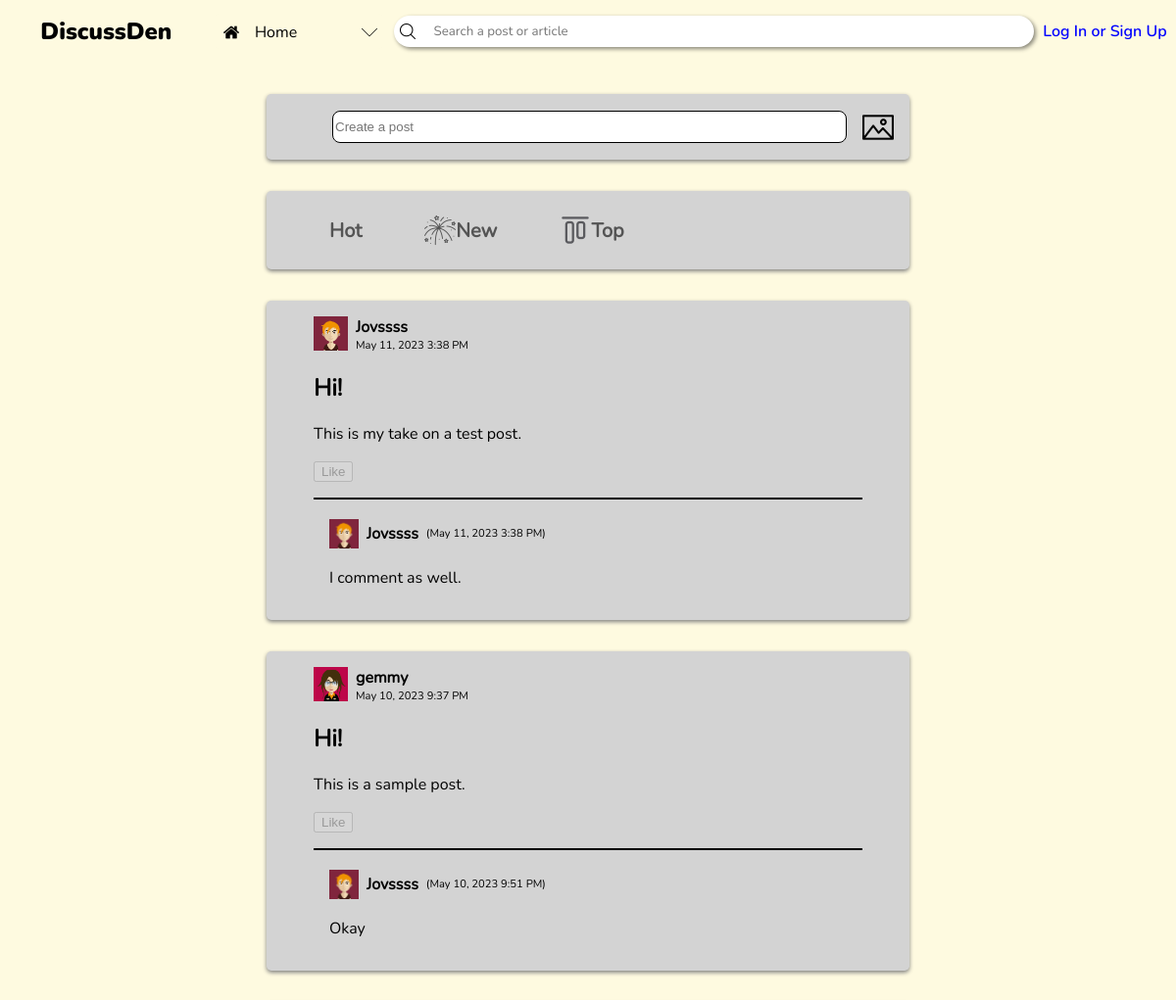
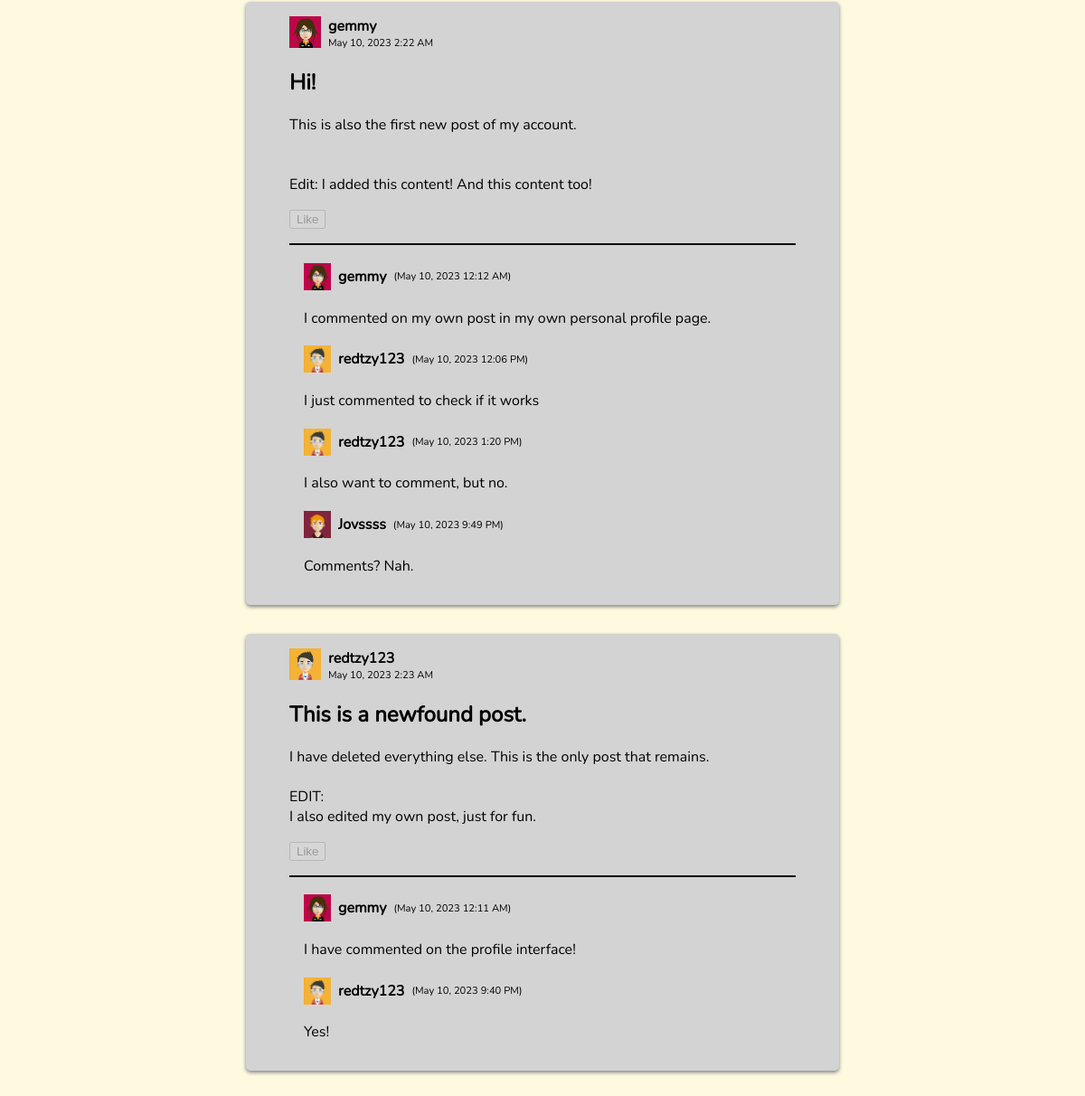
The app's page /home.php with its own data (2 pictures, top to bottom).
### tables this page shows
CREATE TABLE posts (id INTEGER PRIMARY KEY AUTOINCREMENT NOT NULL UNIQUE, user_id INTEGER REFERENCES users (user_id) NOT NULL, title TEXT NOT NULL, content TEXT NOT NULL, date, likes);

CREATE TABLE users (user_id INTEGER PRIMARY KEY AUTOINCREMENT, username TEXT UNIQUE NOT NULL, password TEXT NOT NULL, recent_searches, description TEXT DEFAULT "The user does not have a description" NOT NULL, profile_src TEXT DEFAULT black NOT NULL ON CONFLICT REPLACE);

CREATE TABLE comments (comment_id INTEGER PRIMARY KEY AUTOINCREMENT UNIQUE NOT NULL, post_id INTEGER REFERENCES posts (id) ON DELETE NO ACTION NOT NULL, name TEXT, content TEXT NOT NULL, date);

### home.php (the view, shortened to what this page needs)
<!DOCTYPE html>
<html lang="en">
<head>
    <link rel="stylesheet" href="header.css">
    <link rel="stylesheet" href="post-boxes.css">
</head>
<body>
    <?php include "header.php"?>
    <div class="input-section">
        <div class="post-tab">
            <svg width=35 height=35>
                <image href="<?php echo $user_profile ?>" width=100% height=100% clip-path="url(#avatar-clip)" />
            </svg>
            <input type="text" placeholder="Create a post" onclick="redirect_to_post()" id="post-link">
            <img src="img/image.png" alt="" class="icon">
        </div>
        <div class="post-tab">
            <div class="group">
                <a href="#" class="reddit-button">
                    <span class="txt-hot"><span>Hot</span></span>
                </a>
            </div>
            <div class="group">
                <a href="#" class="reddit-button">
                    <img src="img/new.png" alt="" class="icon" />
                    <span class="new"><span>New</span></span>
                </a>
            </div>
            <div class="group">
                <a href="#" class="reddit-button">
                    <img src="img/top.png" alt="" class="icon" />
                    <span class="top"><span>Top</span></span>
                </a>
            </div>
        </div>
    </div>
    <section class="post-section">
    <?php
        $stmt = $db -> prepare('SELECT * FROM posts');
        $stmt -> execute();
        $posts = $stmt -> fetchAll(PDO::FETCH_ASSOC);
        foreach (array_reverse($posts) as $post) {
            $stmt = $db -> prepare('SELECT * FROM users WHERE user_id = :userID');
            $stmt -> bindParam(':userID', $post['user_id'], PDO::PARAM_INT);
            $stmt -> execute();
            $post_user = $stmt -> fetch(PDO::FETCH_ASSOC);
            echo    '<div class="post-container">
                        <div class="post-user">
                            <svg width=35 height=35>
                                <image href="' . $post_user['profile_src'] . '" x=0 y=0 width=35 height=35 clip-path="url(#avatar-clip)" />
                            </svg>
                            <a href="';
                            if ($_SESSION['username'] === $post_user['username']) echo 'profile.php';
                            else echo 'profile-visit.php?user_id=' . $post['user_id'];
                            echo '"><h4 class="username">' . $post_user['username'] . '</h4></a>
                            <p>' . $post['date'] . '</p>
                        </div>
                        <div class="post-content">
                            <h2>' . $post['title'] . '</h2>
                            <p>' . $post['content'] . '</p>';
            if (isset($_SESSION['username'])) {
                echo '<button class="like" data-id="' . $post['id'] . '">';
                if (($likes = json_decode($post['likes'])) !== NULL) {
                    echo '<p class="likes">' . count(json_decode($post['likes'])) . '</p>';
                }
                    echo '<img class="like-state" ';
                        if(!((array_search($_SESSION['username'], json_decode($post['likes']))) === false)) {
                            echo 'src="img/upvote-filled.png"';
                        } else {
                            echo 'src="img/upvote-nofill.png"';
                        }
                    echo '/>
                </button>';
            } else {
                echo '<button disabled>Like</button>';
            }
            echo '</div><hr>';
            $stmt = $db -> prepare('SELECT * FROM comments WHERE post_id = :post_id');
            $stmt -> bindParam(':post_id', $post['id'], PDO::PARAM_INT);
            $stmt -> execute();
            $comments = $stmt -> fetchAll(PDO::FETCH_ASSOC);
            foreach ($comments as $comment) {
                $stmt = $db -> prepare('SELECT * FROM users WHERE username = :user');
                $stmt -> bindParam(':user', $comment['name'], PDO::PARAM_STR);
                $stmt -> execute();
                $comment_user = $stmt -> fetch(PDO::FETCH_ASSOC);
                $user_id = $comment_user['user_id'];
                echo    '<div class="comment-container">
                            <div>
                                <svg width=30 height=30>
                                    <image href="' . $comment_user['profile_src'] . '" width=100% height=100% clip-path="url(#avatar-clip)" />
                                </svg>
                                <a href="';
                                if ($_SESSION['username'] === $comment['name']) echo 'profile.php';
                                else echo 'profile-visit.php?user_id=' . $user_id;
                                echo '"><h4 class="username">' . $comment['name'] . '</h4></a>
                                <p>(' . $comment['date'] . ')</p>
                            </div>
                            <p>' . $comment['content'] . '</p>
                        </div>';
            }
            echo '
                    <form class="comment-box">
                        <input type="hidden" name="post_id" value="' . $post['id'] . '">
                ';
            echo '</form></div>';
        }
    ?>
    </section>
</body>
</html>

### header.php (shortened to what this page needs)
<header>
    <?php session_start();
        $db_file = __DIR__ . '\forum_database.db';
        $db = new PDO('sqlite:' . $db_file);
        $stmt = $db -> prepare('SELECT * FROM users WHERE username = :user');
        $stmt -> bindParam(':user', $_SESSION['username']);
        $stmt -> execute();
        $user_profile = $stmt -> fetch(PDO::FETCH_ASSOC)['profile_src'];
    ?>
    <h2>DiscussDen</h2>
    <div id="tab-box" tabindex=0>
        <?php
            if ($_SERVER['PHP_SELF'] == '/CCS222-Project/home.php') {
                echo '
                <div class="tab-option" first-option tabindex=-1>
                    <img src="img/home.png" alt="" class="icon">
                    <p>Home</p>
                </div>
                <div class="tab-option" onclick="window.location.href=\'communities.php\'" tabindex=-1>
                    <img src="img/add.png" alt="" class="icon">
                    <p>Communities</p>
                </div>
                <div class="tab-option" onclick="window.location.href=\'trending.php\'" tabindex=-1>
                    <img src="img/trend.png" alt="" class="icon">
                    <p>Trending</p>
                </div>
                ';
            }
        ?>
        <img src="img/drop down.png" alt="" class="dropdown icon">
    </div>
    <form action="" method="post" id="searchbar">
        <img src="img/search.png" alt="" class="icon">
        <input name="search" type="search" placeholder="Search a post or article" autocomplete="off" tabindex=0>
    </form>
    <?php if(isset($_SESSION['username'])) {
        echo '
        <div id="user-btn" tabindex=0>
            <svg width=50 height=50>
                <defs>
                    <clipPath id="avatar-clip" clipPathUnits="objectBoundingBox" >
                        <circle cx=0.5 cy=0.5 r=0.5 />
                    </clipPath>
                </defs>
                <image href="' . $user_profile . '" width=100% height=100% clip-path="url(#avatar-clip)" />
            </svg>
            <p class="username">' . $_SESSION['username'] . '</p>
            <div class="tab-option" name="profile" tabindex=-1 data-name="' . $_SERVER['PHP_SELF'] . '">
                <img src="img/add.png" alt="" class="icon">
                <p>';
                    if ($_SERVER['PHP_SELF'] == '/CCS222-Project/profile.php' || $_SERVER['PHP_SELF'] == '/CCS222-Project/profile-visit.php') echo 'Back to Home';
                    else echo 'Profile';
                echo '</p>
            </div>
            <div class="tab-option" name="logout" tabindex=-1>
                <img src="img/add.png" alt="" class="icon">
                <p>Log out</p>
            </div>
        </div>
        ';
    } else {
        echo '<a href="login.php" tabindex=3>Log In or Sign Up</a>';
    } ?>
</header>

### header.css (style rules this page uses)
body { --dark-color-1: #283618; --dark-color-2: #606c38; --medium-color: #bc6c25; --light-color-1: #dda15e; --light-color-2: #fefae0; background-color: var(--light-color-2); margin: 0; overflow-y: overlay; }
header { position: fixed; inset: 0 0 auto; height: 4rem; background-color: var(--light-color-2); display: flex; justify-content: space-evenly; align-items: center; z-index: 1; }
header h2, header p { user-select: none; }
header > h2 { font-family: nunito-black; margin: 0 2rem; }
.icon { width: 1rem; }
#tab-box { background-color: var(--light-color-2); align-self: flex-start; margin-top: 0.85rem; position: relative; display: flex; flex-direction: column; width: 11rem; border-radius: 0.5rem; max-height: 2.25rem; overflow: hidden; outline: solid 2px transparent; outline-offset: -2px; transition: 400ms cubic-bezier(0.445, 0.05, 0.55, 0.95); }
.tab-option { padding: 0.5em 0.7em; display: flex; align-items: center; }
.tab-option > img { object-fit: contain; }
.tab-option > p { margin: 0; margin-left: 1rem; font-family: nunito-reg; }
.dropdown.icon { position: absolute; right: 0.5rem; top: 0.7rem; align-self: center; }
#searchbar { display: flex; align-items: center; background-color: white; border-radius: 2rem; box-shadow: 2px 2px 4px #0007; padding: 0.4rem; width: 40rem; position: relative; isolation: isolate; }
#searchbar > input { background: none; border: none; outline: none; width: 100%; margin-left: 1rem; font-family: nunito-reg; color: black; }
a[href="login.php"] { font-family: nunito-semibold; color: blue; text-decoration: none; }

### post-boxes.css (style rules this page uses)
h4.username { margin: 0; margin-inline: 0.5rem; }
.input-section { margin-top: 6rem; }
.post-tab { width: calc(100% - 36rem); background-color: lightgray; display: flex; align-items: center; margin: 2rem auto 0; padding: 1rem; border-radius: 0.3rem; box-shadow: 0 2px 4px 0 gray; font-family: nunito-reg; }
.post-tab input { flex-grow: 1; background-color: white; height: 1.8rem; margin-inline: 1rem; border-radius: 0.5rem; border: 1px solid; }
.post-tab img { width: 2rem; }
.group { margin-right: 2rem; font-style: bold; font-weight: 800; font-size: 20px; }
.reddit-button { padding: 8px 16px; border-radius: 4px; cursor: pointer; text-decoration: none; color: inherit; opacity: 0.6; transition: opacity 0.3s, border-color 0.3s; display: flex; align-items: center; }
.post-section { width: calc(100% - 30rem); display: flex; flex-direction: column; margin-inline: auto; margin-bottom: 2rem; --dark-color-1: #283618; --dark-color-2: #606c38; --medium-color: #bc6c25; --light-color-1: #dda15e; --light-color-2: #fefae0; }
.post-container { background-color: lightgray; display: flex; flex-direction: column; position: relative; margin: 2rem 2rem 0; padding: 1rem 3rem; border-radius: 0.3rem; box-shadow: 0 2px 4px 0 gray; font-family: nunito-reg; overflow-x: hidden; }
.post-container hr { border: none; width: 100%; height: 2px; background-color: black; margin-block: 1rem; }
.post-user { display: grid; grid-template-rows: auto auto; grid-template-columns: auto auto; width: fit-content; }
.post-user * { grid-column: 2; margin: 0; }
.post-user svg { grid-column: 1; grid-row: 1 / span 2; }
.post-user p { font-size: 0.7rem; margin-left: 0.5rem; }
.post-user a, .comment-container a { text-decoration: none; color: black; }
.comment-container { margin-left: 1rem; }
.comment-container div { display: flex; align-items: center; }
.comment-container div p { font-size: 0.7rem; }

### records on screen
posts: user.username "Jovssss", date "May 11, 2023 3:38 PM", title "Hi!", content "This is my take on a test post."
comments: name "Jovssss", date "May 11, 2023 3:38 PM", content "I comment as well."
posts: user.username "gemmy", date "May 10, 2023 9:37 PM", title "Hi!", content "This is a sample post."
comments: name "Jovssss", date "May 10, 2023 9:51 PM", content "Okay"
posts: user.username "gemmy", date "May 10, 2023 2:22 AM", title "Hi!", content "This is also the first new post of my account. Edit: I added this content! And this content too!"
comments: name "gemmy", date "May 10, 2023 12:12 AM", content "I commented on my own post in my own personal profile page."
comments: name "redtzy123", date "May 10, 2023 12:06 PM", content "I just commented to check if it works"
comments: name "redtzy123", date "May 10, 2023 1:20 PM", content "I also want to comment, but no."
comments: name "Jovssss", date "May 10, 2023 9:49 PM", content "Comments? Nah."
posts: user.username "redtzy123", date "May 10, 2023 2:23 AM", title "This is a newfound post.", content "I have deleted everything else. This is the only post that remains. EDIT: I also edited my own post, just for fun."
comments: name "gemmy", date "May 10, 2023 12:11 AM", content "I have commented on the profile interface!"
comments: name "redtzy123", date "May 10, 2023 9:40 PM", content "Yes!"
